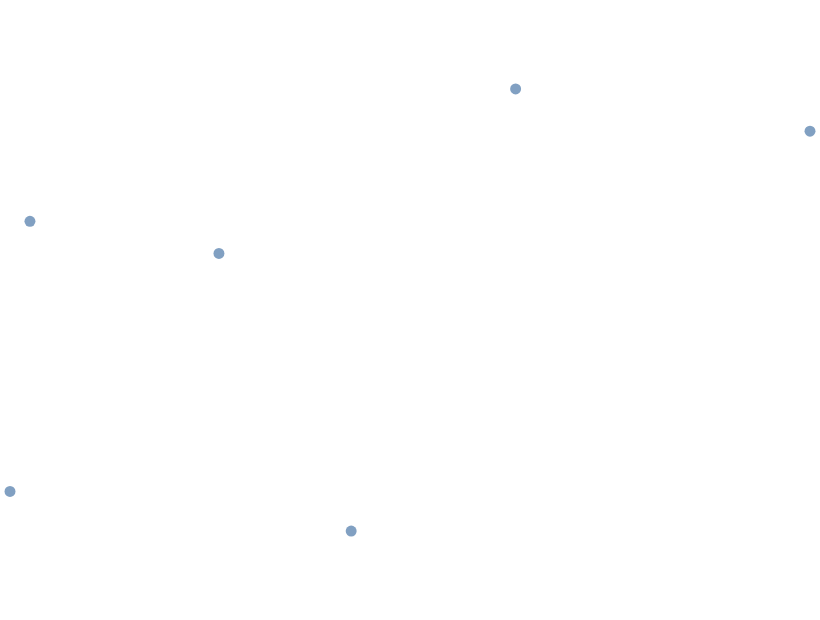

Vega-Lite specification for this chart:
### Vega-Lite specification from a JSON file in a GitHub repository (floating-point values rounded to 4 significant figures)
{"$schema": "https://vega.github.io/schema/vega-lite/v6.json", "padding": 5, "autosize": "none", "width": 400, "height": 300, "data": {"values": [{"lon": -74, "lat": 40.7, "n": 8}, {"lon": 2.35, "lat": 48.85, "n": 5}, {"lon": 139.7, "lat": 35.7, "n": 9}, {"lon": 151.2, "lat": -33.9, "n": 3}, {"lon": -43.2, "lat": -22.9, "n": 6}, {"lon": 28, "lat": -26.2, "n": 2}]}, "projection": {"type": "conicConformal"}, "mark": "circle", "encoding": {"longitude": {"field": "lon", "type": "quantitative"}, "latitude": {"field": "lat", "type": "quantitative"}}}
